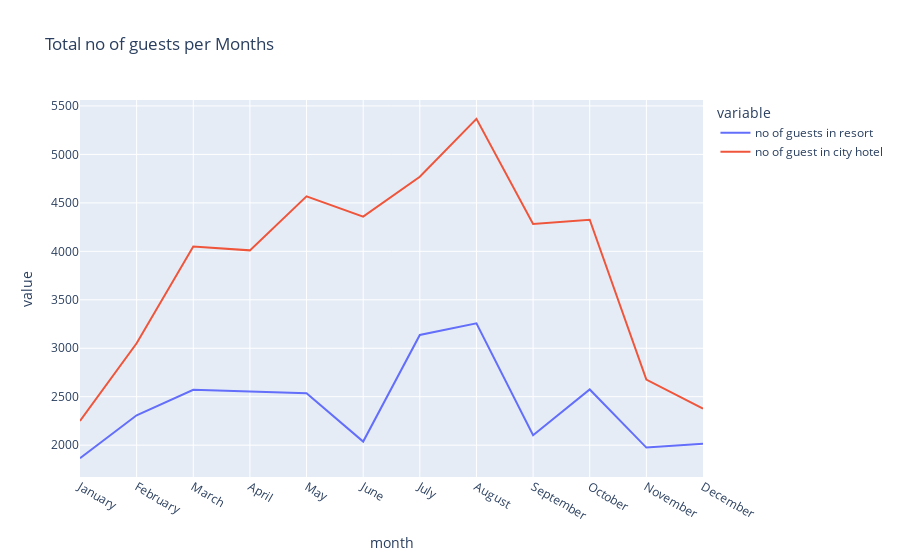

Notebook source saved alongside this figure:
### Code cell
px.line(data_frame=final_rush, x='month', y=['no of guests in resort','no of guest in city hotel'], title='Total no of guests per Months')

### Figure 1 — Plotly figure (JSON) as saved in the notebook; plotly's stock layout.template omitted (floating-point values rounded to 4 significant figures)
{"data": [{"hovertemplate": "variable=no of guests in resort<br>month=%{x}<br>value=%{y}<extra></extra>", "legendgroup": "no of guests in resort", "line": {"color": "#636efa", "dash": "solid"}, "mode": "lines", "name": "no of guests in resort", "orientation": "v", "showlegend": true, "type": "scatter", "x": ["January", "February", "March", "April", "May", "June", "July", "August", "September", "October", "November", "December"], "xaxis": "x", "y": [1866, 2308, 2571, 2550, 2535, 2037, 3137, 3257, 2102, 2575, 1975, 2014], "yaxis": "y"}, {"hovertemplate": "variable=no of guest in city hotel<br>month=%{x}<br>value=%{y}<extra></extra>", "legendgroup": "no of guest in city hotel", "line": {"color": "#EF553B", "dash": "solid"}, "mode": "lines", "name": "no of guest in city hotel", "orientation": "v", "showlegend": true, "type": "scatter", "x": ["January", "February", "March", "April", "May", "June", "July", "August", "September", "October", "November", "December"], "xaxis": "x", "y": [2249, 3051, 4049, 4010, 4568, 4358, 4770, 5367, 4283, 4326, 2676, 2377], "yaxis": "y"}], "layout": {"legend": {"title": {"text": "variable"}, "tracegroupgap": 0}, "title": {"text": "Total no of guests per Months"}, "xaxis": {"anchor": "y", "domain": [0, 1], "title": {"text": "month"}}, "yaxis": {"anchor": "x", "domain": [0, 1], "title": {"text": "value"}}}}
